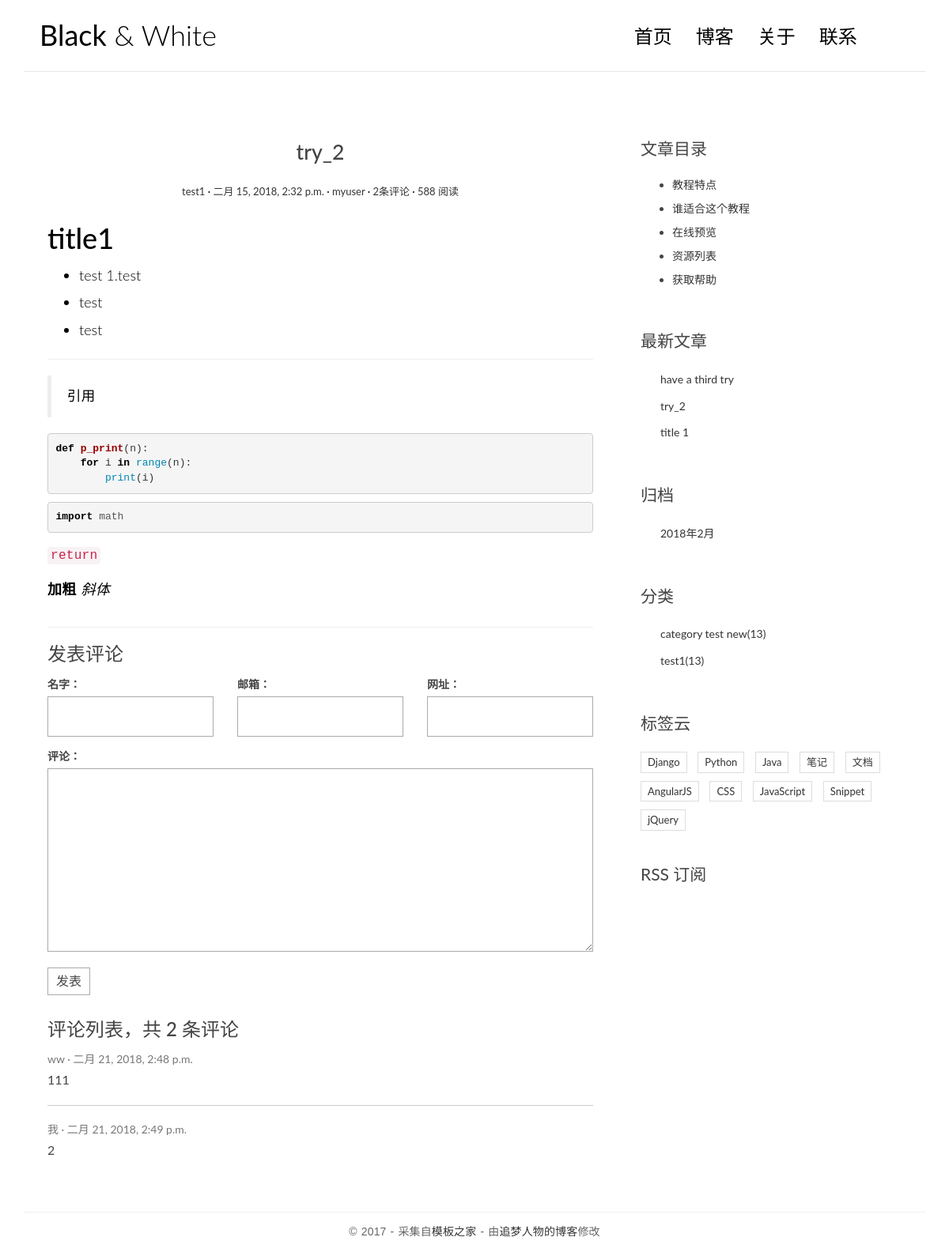
Screenshot of /post/3/ with the database file from the repository.
### blog/models.py (models this page shows, shortened)
@python_2_unicode_compatible
class Post(models.Model):
    title=models.CharField(max_length=70)
    body=models.TextField()
    created_time=models.DateTimeField()
    modified_time=models.DateTimeField()
    excerpt=models.CharField(max_length=200,blank=True)
    category=models.ForeignKey(Category)
    tags=models.ManyToManyField(Tag,blank=True)
    author=models.ForeignKey(User)
    def get_absolute_url(self):
        return reverse('blog:detail',kwargs={'pk':self.pk})
    class Meta:
        ordering=['-created_time','title']

@python_2_unicode_compatible
class Category(models.Model):
    name=models.CharField(max_length=100)

### comments/models.py (models this page shows, shortened)
class Comment(models.Model):
    name=models.CharField(max_length=100)
    email=models.EmailField(max_length=255)
    url=models.URLField(blank=True)
    text=models.TextField()
    created_time=models.DateTimeField(auto_now_add=True)
    post=models.ForeignKey('blog.Post')

### blog/views.py (the view)
# urls.py: url(r'^post/(?P<pk>[0-9]+)/$',views.detail,name='detail'),
def detail(request,pk):
    post=get_object_or_404(Post,pk=pk)
    post.body=markdown.markdown(post.body,
                                extensions=[
                                        'markdown.extensions.extra',
                                        'markdown.extensions.codehilite',
                                        'markdown.extensions.toc',
                                        ])
    form=CommentForm()
    comment_list=post.comment_set.all()
    context={'post':post,
             'form':form,
             'comment_list':comment_list
             }
    return render(request,'blog/detail.html',context=context)

### comments/forms.py
class CommentForm(forms.ModelForm):
    class Meta:
        model=Comment
        fields=['name','email','url','text']

### blog/templatetags/blog_tags.py (called while the page is built)
@register.simple_tag
def get_recent_posts(num=5):
    return Post.objects.all().order_by('-created_time')[:num]

@register.simple_tag
def archives():
    return Post.objects.dates('created_time','month',order='DESC')

@register.simple_tag
def get_categories():
    return Category.objects.all()

### templates/blog/detail.html (shortened to what this page needs)
{% extends 'base.html' %}
{% block main %}
    <article class="post post-{{post.pk}}">
        <header class="entry-header">
            <h1 class="entry-title">{{post.title}}</h1>
            <div class="entry-meta">
                <span class="post-category"><a href="#">{{post.category.name}}</a></span>
                <span class="post-date"><a href="#"><time class="entry-date"
                                                          datetime="{{post.created_time}}">{{post.created_time}}</time></a></span>
                <span class="post-author"><a href="#">{{post.author}}</a></span>
                <span class="comments-link"><a href="{{post.get_absolute_url}}#comment-area">{{post.comment_set.count}}条评论</a></span>
                <span class="views-count"><a href="#">588 阅读</a></span>
            </div>
        </header>
        <div class="entry-content clearfix">
           {{post.body|safe}}
        </div>
    </article>
    <section class="comment-area" id="comment-area">
        <hr>
        <h3>发表评论</h3>
        <form action="{% url 'comments:post_comment' post.pk %}" method="post" class="comment-form">
            <div class="row">
                <div class="col-md-4">
                    <label for="{{form.name.id_for_label}}">名字：</label>
                    {{form.name}}
                </div>
                <div class="col-md-4">
                    <label for="{{form.email.id_for_label}}">邮箱：</label>
                    {{form.email}}
                </div>
                <div class="col-md-4">
                    <label for="{{form.url.id_for_label}}">网址：</label>
                    {{form.url}}
                </div>
                <div class="col-md-12">
                    <label for="{{form.text.id_for_label}}">评论：</label>
                    {{form.text}}
                    <button type="submit" class="comment-btn">发表</button>
                </div>
            </div>
        </form>
        <div class="comment-list-panel">
            <h3>评论列表，共 <span>{{post.comment_set.count}}</span> 条评论</h3>
            <ul class="comment-list list-unstyled">
                {% for comment in comment_list %}
                <li class="comment-item">
                    <span class="nickname">{{comment.name}}</span>
                    <time class="submit-date">{{ comment.created_time}}</time>
                    <div class="text">
                        {{comment.text}}
                    </div>
                </li>
                {% empty %}
                暂无评论
                {% endfor %}
            </ul>
        </div>
    </section>
{% endblock main %}
{% block toc %}
    <div class="widget widget-content">
        <h3 class="widget-title">文章目录</h3>
        <ul>
            <li>
                <a href="#">教程特点</a>
            </li>
            <li>
                <a href="#">谁适合这个教程</a>
            </li>
            <li>
                <a href="#">在线预览</a>
            </li>
            <li>
                <a href="#">资源列表</a>
            </li>
            <li>
                <a href="#">获取帮助</a>
            </li>
        </ul>
    </div>
{% endblock toc %}

### templates/base.html (shortened to what this page needs)
{% load staticfiles %}
{% load blog_tags %}
<!DOCTYPE html>
<html>
    <head>
        <link rel="stylesheet" href="{% static 'blog/css/bootstrap.min.css' %}">
        <link rel="stylesheet" href="http://code.ionicframework.com/ionicons/2.0.1/css/ionicons.min.css">
        <link rel="stylesheet" href="{% static 'blog/css/pace.css' %}">
        <link rel="stylesheet" href="{% static 'blog/css/custom.css' %}">
        <link rel="stylesheet" href="{% static 'blog/css/highlights/github.css' %}">
    </head>
    <body>
        <div class="container">
            <header id="site-header">
                <div class="row">
                    <div class="col-md-4 col-sm-5 col-xs-8">
                        <div class="logo">
                            <h1><a href="{% url 'blog:index' %}"><b>Black</b> &amp; White</a></h1>
                        </div>
                    </div>
                    <div class="col-md-8 col-sm-7 col-xs-4">
                        <nav class="main-nav" role="navigation">
                            <div class="collapse navbar-collapse" id="bs-example-navbar-collapse-1">
                                <ul class="nav navbar-nav navbar-right">
                                    <li class="cl-effect-11"><a href="{% url 'blog:index' %}" data-hover="首页">首页</a></li>
                                    <li class="cl-effect-11"><a href="full-width.html" data-hover="博客">博客</a></li>
                                    <li class="cl-effect-11"><a href="about.html" data-hover="关于">关于</a></li>
                                    <li class="cl-effect-11"><a href="contact.html" data-hover="联系">联系</a></li>
                                </ul>
                            </div>
                        </nav>
                    </div>
                </div>
            </header>
        </div>
        <div class="content-body">
            <div class="container">
                <div class="row">
                    <main class="col-md-8">
                         {% block main %}
                         {% endblock main %}
                    </main>
                    <aside class="col-md-4">
                        {% block toc %}
                        {% endblock toc %}
                        <div class="widget widget-archives">
                            <h3 class="widget-title">最新文章</h3>
                            {% get_recent_posts as recent_post_list %}
                            <ul>
                                {% for post in recent_post_list %}
                                <li>
                                    <a href="{{post.get_absolute_url}}">{{post.title}}</a>
                                </li>
                                {% empty %}
                                暂无文章!
                                {% endfor %}
                        </div>
                        <div class="widget widget-archives">
                            <h3 class="widget-title">归档</h3>
                            {% archives as date_list %}
                            <ul>
                                {% for date in date_list %}
                                <li>
                                    <a href="{% url 'blog:archives' date.year date.month %}">
                                    {{date.year}}年{{date.month}}月
                                    </a>
                                </li>
                                {% endfor %}
                            </ul>
                        </div>
                        <div class="widget widget-category">
                            <h3 class="widget-title">分类</h3>
                            {% get_categories as category_list %}
                            <ul>
                                {% for category in category_list %}
                                <li>
                                    <a href="#">{{category.name}}<span class="post-count">(13)</span></a>
                                </li>
                                {% empty %}
                                暂无分类!
                                {% endfor %}
                            </ul>
                        </div>
                        <div class="widget widget-tag-cloud">
                            <h3 class="widget-title">标签云</h3>
                            <ul>
                                <li>
                                    <a href="#">Django</a>
                                </li>
                                <li>
                                    <a href="#">Python</a>
                                </li>
                                <li>
                                    <a href="#">Java</a>
                                </li>
                                <li>
                                    <a href="#">笔记</a>
                                </li>
                                <li>
                                    <a href="#">文档</a>
                                </li>
                                <li>
                                    <a href="#">AngularJS</a>
                                </li>
                                <li>
                                    <a href="#">CSS</a>
                                </li>
                                <li>
                                    <a href="#">JavaScript</a>
                                </li>
                                <li>
                                    <a href="#">Snippet</a>
                                </li>
                                <li>
                                    <a href="#">jQuery</a>
                                </li>
                            </ul>
                        </div>
                        <div class="rss">
                            <a href=""> RSS 订阅</a>
                        </div>
                    </aside>
                </div>
            </div>
        </div>
        <footer id="site-footer">
            <div class="container">
                <div class="row">
                    <div class="col-md-12">
                        <p class="copyright">&copy 2017 - 采集自<a href="http://www.cssmoban.com/"
                                                                target="_blank" title="模板之家">模板之家</a>
                            - 由<a href="http://zmrenwu.com/" title="网页模板" target="_blank">追梦人物的博客</a>修改
                        </p>
                    </div>
                </div>
            </div>
        </footer>
    </body>
</html>

### blog/static/blog/css/custom.css (style rules this page uses)
* { outline: none; }
h1, h2, h3, h4, h5, h6 { margin-top: 0; }
b { font-weight: 400; }
a { color: #333; }
body { color: #444; font-family: 'Lato', sans-serif; }
p { font-family: 'Ubuntu', sans-serif; font-weight: 400; word-spacing: 1px; letter-spacing: 0.01em; }
#site-header { background-color: #FFF; padding: 25px 20px; margin-bottom: 40px; border-bottom: 1px solid #e7e7e7; }
.logo h1 a { color: #000; }
.logo h1 { margin: 0; font-family: 'Lato', sans-serif; font-weight: 300; }
.main-nav { margin-top: 11px; max-width: 95%; }
.main-nav a { color: #000000 !important; padding: 0 0 5px 0 !important; margin-right: 30px; font-family: 'Lato', sans-serif; font-weight: 300; font-size: 24px; }
.cl-effect-11 a { padding: 10px 0; color: #0972b4; text-shadow: none; }
.cl-effect-11 a::before { position: absolute; top: 0; left: 0; overflow: hidden; padding: 0 0 5px 0 !important; max-width: 0; border-bottom: 1px solid #000; color: #000; content: attr(data-hover); white-space: nowrap; -webkit-transition: max-width 0.5s; -moz-transition: max-width 0.5s; transition: max-width 0.5s; }
.content-body { padding-bottom: 4em; }
.post { background: #fff; padding: 30px 30px 0; }
.entry-title { text-align: center; font-size: 1.9em; margin-bottom: 20px; line-height: 1.6; padding: 10px 20px 0; }
.entry-meta { text-align: center; color: #DDDDDD; font-size: 13px; margin-bottom: 30px; }
.entry-content { font-size: 18px; line-height: 1.9; font-weight: 300; color: #000; }
.post-category::after, .post-date::after, .post-author::after, .comments-link::after { content: ' ·'; color: #000; }
.widget { background: #fff; padding: 30px 0 0; }
.widget-title { font-size: 1.5em; margin-bottom: 20px; line-height: 1.6; padding: 10px 0 0; font-weight: 400; }
.widget-archives ul { padding: 0; margin: 0; padding-left: 25px; }
.widget-archives ul li { list-style-type: none; position: relative; line-height: 170%; margin-bottom: 10px; }
.widget-archives ul li::before { content: '\f3f3'; font-family: "Ionicons"; position: absolute; left: -25px; top: 1px; font-size: 16px; color: #000; }
.widget-category ul { padding: 0; margin: 0; padding-left: 25px; }
.widget-category ul li { list-style-type: none; position: relative; line-height: 170%; margin-bottom: 10px; }
.widget-category ul li::before { content: '\f3fe'; font-family: "Ionicons"; position: absolute; left: -25px; top: 1px; font-size: 18px; color: #000; }
.widget-tag-cloud ul { padding: 0; margin: 0; margin-right: -10px; }
.widget-tag-cloud ul li { list-style-type: none; font-size: 13px; display: inline-block; margin-right: 10px; margin-bottom: 10px; padding: 3px 8px; border: 1px solid #ddd; }
.widget-content ul li { margin-bottom: 10px; }
.rss { font-size: 21px; margin-top: 30px; }
.rss a { color: #444; }
#site-footer { padding-top: 10px; padding: 0 0 1.5em 0; }
.copyright { text-align: center; padding-top: 1em; margin: 0; border-top: 1px solid #eee; color: #666; }
.contact-form input, .comment-form input { border: 1px solid #aaa; margin-bottom: 15px; width: 100%; padding: 15px 15px; font-size: 16px; line-height: 100%; transition: 0.4s border-color linear; }
.contact-form textarea, .comment-form textarea { border: 1px solid #aaa; margin-bottom: 15px; width: 100%; padding: 15px 15px; font-size: 16px; line-height: 20px !important; min-height: 183px; transition: 0.4s border-color linear; }
.comment-area { padding: 0 30px 0; }
.comment-form { margin-top: 15px; }
.comment-form .comment-btn { background-color: #fff; border: 1px solid #aaa; font-size: 16px; padding: 5px 10px; }
.comment-list-panel { margin-top: 30px; }
.comment-list { margin-top: 15px; }
.comment-item:not(:last-child) { border-bottom: 1px #ccc solid; margin-bottom: 20px; padding-bottom: 20px; }
.comment-item .nickname, .comment-item .submit-date { color: #777; font-size: 14px; }
.comment-item .nickname:after { content: ' ·'; }
.comment-item .text { padding-top: 5px; font-size: 16px; }

### blog/static/blog/css/highlights/github.css (style rules this page uses)
.codehilite .k { color: #000000; font-weight: bold }
.codehilite .kn { color: #000000; font-weight: bold }
.codehilite .nb { color: #0086B3 }
.codehilite .nf { color: #990000; font-weight: bold }
.codehilite .nn { color: #555555 }
.codehilite .ow { color: #000000; font-weight: bold }
.codehilite .w { color: #bbbbbb }

### rows the page displays
Post: title "try_2", category.name "test1", created_time "二月 15, 2018, 2:32 p.m.", author "myuser", comment_set.count "2", body "title1 test 1.test test test 引用 def p_print ( n ): for i in range ( n ): print ( i ) import math return 加粗 斜体"
Comment: name "ww", created_time "二月 21, 2018, 2:48 p.m.", text "111"
Comment: name "我", created_time "二月 21, 2018, 2:49 p.m.", text "2"
Post: title "have a third try"
Post: title "title 1"
Category: name "category test new"
Category: name "test1"

### other values shown
{{ date.year }} "2018"
{{ date.month }} "2"
